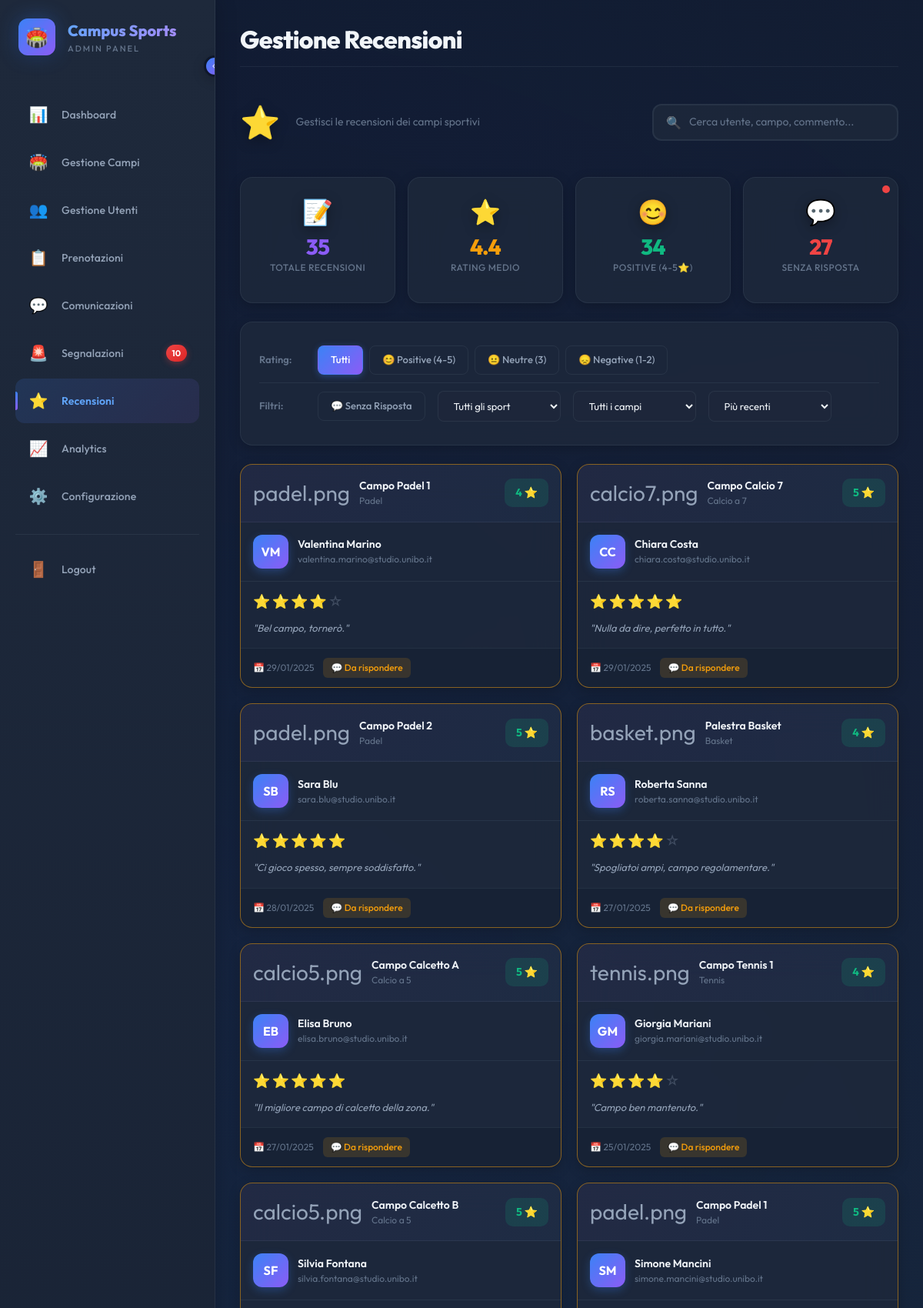
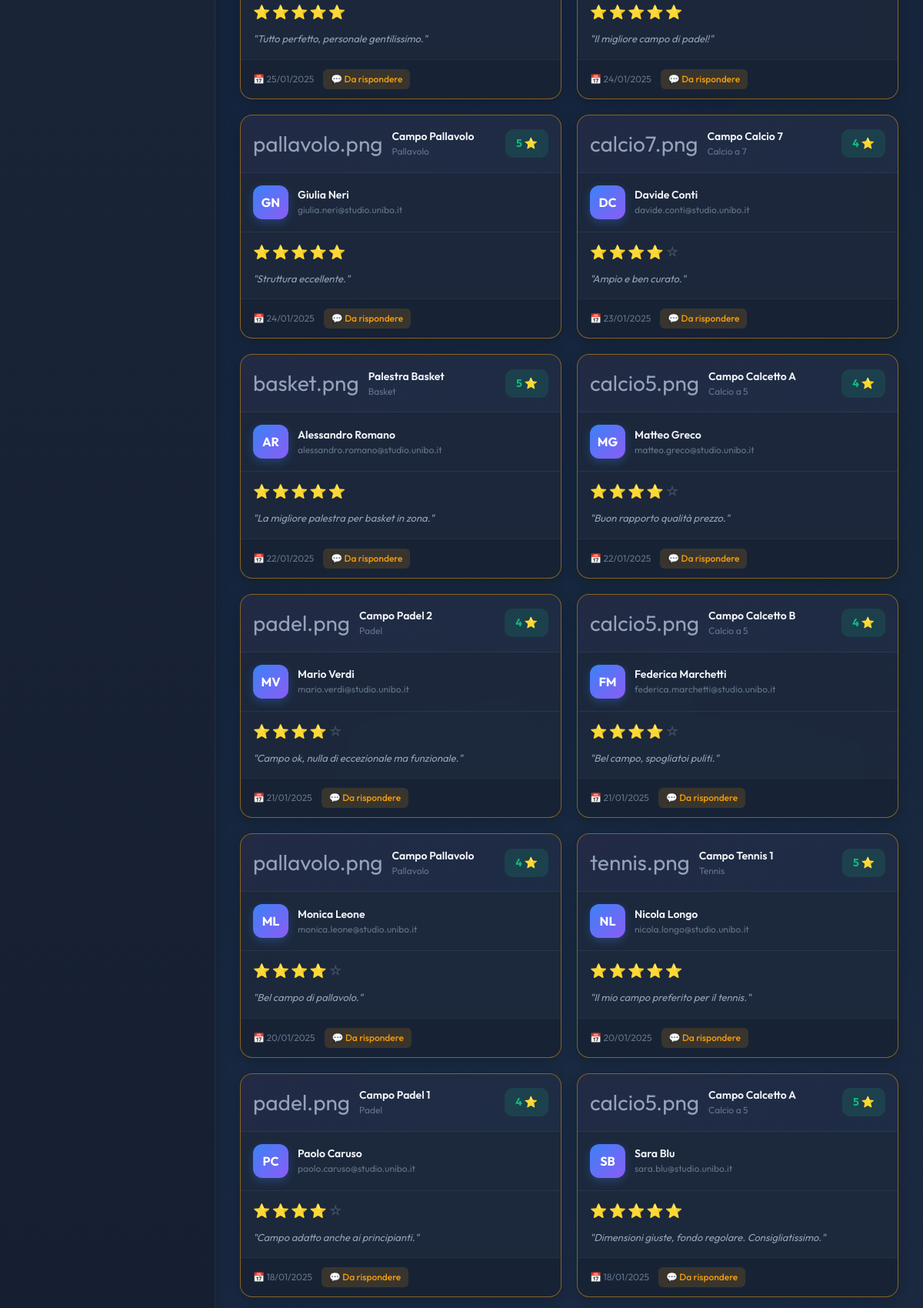
The app's page /admin/recensioni.php (signed in, upper part) with its own data (2 pictures, top to bottom).
### tables this page shows
CREATE TABLE IF NOT EXISTS `recensioni` (
  `recensione_id` INT NOT NULL AUTO_INCREMENT,
  `user_id` INT NOT NULL,
  `campo_id` INT NOT NULL,
  `prenotazione_id` INT NOT NULL,
  `rating_generale` INT NOT NULL,
  `rating_condizioni` INT NULL,
  `rating_pulizia` INT NULL,
  `rating_illuminazione` INT NULL,
  `commento` TEXT NULL,
  `voti_utili` INT NOT NULL DEFAULT 0,
  `created_at` DATETIME NOT NULL DEFAULT CURRENT_TIMESTAMP,
  PRIMARY KEY (`recensione_id`),
  UNIQUE INDEX `user_prenotazione_UNIQUE` (`user_id` ASC, `prenotazione_id` ASC),
  INDEX `fk_recensioni_utenti_standard_idx` (`user_id` ASC),
  INDEX `fk_recensioni_campi_sportivi_idx` (`campo_id` ASC),
  INDEX `fk_recensioni_prenotazioni_idx` (`prenotazione_id` ASC),
  CONSTRAINT `fk_recensioni_utenti_standard`
    FOREIGN KEY (`user_id`)
    REFERENCES `utenti_standard` (`user_id`)
    ON DELETE RESTRICT
    ON UPDATE CASCADE,
  CONSTRAINT `fk_recensioni_campi_sportivi`
    FOREIGN KEY (`campo_id`)
    REFERENCES `campi_sportivi` (`campo_id`)
    ON DELETE CASCADE
    ON UPDATE CASCADE,
  CONSTRAINT `fk_recensioni_prenotazioni`
    FOREIGN KEY (`prenotazione_id`)
    REFERENCES `prenotazioni` (`prenotazione_id`)
    ON DELETE CASCADE
    ON UPDATE CASCADE);

CREATE TABLE IF NOT EXISTS `sport` (
  `sport_id` INT NOT NULL AUTO_INCREMENT,
  `nome` VARCHAR(50) NOT NULL,
  `descrizione` TEXT NULL,
  `num_giocatori_standard` INT NULL,
  `icona` VARCHAR(255) NULL,
  `attivo` TINYINT NOT NULL DEFAULT 1,
  PRIMARY KEY (`sport_id`),
  UNIQUE INDEX `nome_UNIQUE` (`nome` ASC));

CREATE TABLE IF NOT EXISTS `campi_sportivi` (
  `campo_id` INT NOT NULL AUTO_INCREMENT,
  `nome` VARCHAR(100) NOT NULL,
  `sport_id` INT NOT NULL,
  `location` VARCHAR(255) NOT NULL,
  `descrizione` TEXT NULL,
  `capienza_max` INT NOT NULL,
  `tipo_superficie` ENUM('erba_naturale', 'erba_sintetica', 'parquet', 'cemento', 'terra_battuta', 'resina', 'tartan') NOT NULL,
  `tipo_campo` ENUM('indoor', 'outdoor') NOT NULL,
  `lunghezza_m` DECIMAL(5,2) NULL,
  `larghezza_m` DECIMAL(5,2) NULL,
  `orario_apertura` TIME NOT NULL,
  `orario_chiusura` TIME NOT NULL,
  `stato` ENUM('disponibile', 'manutenzione', 'chiuso') NOT NULL DEFAULT 'disponibile',
  `rating_medio` DECIMAL(2,1) NOT NULL DEFAULT 0,
  `num_recensioni` INT NOT NULL DEFAULT 0,
  `created_by` INT NOT NULL,
  `created_at` DATETIME NOT NULL DEFAULT CURRENT_TIMESTAMP,
  `updated_at` DATETIME NOT NULL DEFAULT CURRENT_TIMESTAMP ON UPDATE CURRENT_TIMESTAMP,
  PRIMARY KEY (`campo_id`),
  UNIQUE INDEX `nome_UNIQUE` (`nome` ASC),
  INDEX `fk_campi_sportivi_sport_idx` (`sport_id` ASC),
  INDEX `fk_campi_sportivi_admins_idx` (`created_by` ASC),
  CONSTRAINT `fk_campi_sportivi_sport`
    FOREIGN KEY (`sport_id`)
    REFERENCES `sport` (`sport_id`)
    ON DELETE RESTRICT
    ON UPDATE CASCADE,
  CONSTRAINT `fk_campi_sportivi_admins`
    FOREIGN KEY (`created_by`)
    REFERENCES `admins` (`user_id`)
    ON DELETE RESTRICT
    ON UPDATE CASCADE);

CREATE TABLE IF NOT EXISTS `users` (
  `user_id` INT NOT NULL AUTO_INCREMENT,
  `email` VARCHAR(255) NOT NULL,
  `password_hash` VARCHAR(255) NOT NULL,
  `nome` VARCHAR(100) NOT NULL,
  `cognome` VARCHAR(100) NOT NULL,
  `telefono` VARCHAR(20) NULL,
  `ruolo` ENUM('user', 'admin') NOT NULL,
  `stato` ENUM('attivo', 'sospeso', 'bannato') NOT NULL DEFAULT 'attivo',
  `ultimo_accesso` DATETIME NULL,
  `created_at` DATETIME NOT NULL DEFAULT CURRENT_TIMESTAMP,
  `updated_at` DATETIME NOT NULL DEFAULT CURRENT_TIMESTAMP ON UPDATE CURRENT_TIMESTAMP,
  PRIMARY KEY (`user_id`),
  UNIQUE INDEX `email_UNIQUE` (`email` ASC));

### admin/recensioni.php (called while the page is built, shortened)
<?php
require_once '../bootstrap.php';
$templateParams['stats'] = $dbh->getRecensioniStatsGenerali();
$templateParams['campi'] = $dbh->getAllCampi();
$templateParams['sport'] = $dbh->getAllSport();
$filtri = [
    'campo_id' => $_GET['campo_id'] ?? '',
    'sport_id' => $_GET['sport_id'] ?? '',
    'rating' => $_GET['rating'] ?? '',
    'risposta' => $_GET['risposta'] ?? '',
    'ordina' => $_GET['ordina'] ?? 'recenti',
    'search' => trim($_GET['search'] ?? '')
];
$templateParams['filtri'] = $filtri;
$templateParams['recensioni'] = $dbh->getAllRecensioniAdmin($filtri);
$templateParams['titolo'] = 'Campus Sports - Gestione Recensioni';
$templateParams['titolo_pagina'] = 'Gestione Recensioni';
$templateParams['nome'] = 'recensioni.php';
require 'template/base.php';
?>

### database/DatabaseHelper.php (called while the page is built, shortened)
<?php
class DatabaseHelper {
    private $db;
    public function __construct($servername, $username, $password, $dbname, $port) {
        $this->db = new mysqli($servername, $username, $password, $dbname, $port);
        $this->db->set_charset("utf8mb4");
    }
    public function getAllCampi($filtri = []) {
        $query = "SELECT
                    c.campo_id, c.nome, c.sport_id, s.nome as sport_nome, c.location, c.descrizione,
                    c.capienza_max, c.tipo_superficie, c.tipo_campo, c.lunghezza_m, c.larghezza_m,
                    c.orario_apertura, c.orario_chiusura, c.stato, c.rating_medio, c.num_recensioni, c.created_at,
                    (SELECT COUNT(*) FROM prenotazioni p WHERE p.campo_id = c.campo_id AND p.data_prenotazione = CURDATE() AND p.stato IN ('confermata', 'completata')) as prenotazioni_oggi,
                    (SELECT COUNT(*) FROM prenotazioni p WHERE p.campo_id = c.campo_id AND p.stato IN ('confermata', 'completata')) as prenotazioni_settimana,
                    (SELECT path_foto FROM campo_foto WHERE campo_id = c.campo_id AND is_principale = 1 LIMIT 1) as foto_principale,
                    (SELECT COUNT(*) FROM blocchi_manutenzione bm WHERE bm.campo_id = c.campo_id AND bm.data_inizio > CURDATE()) as manutenzioni_future
                  FROM campi_sportivi c
                  JOIN sport s ON c.sport_id = s.sport_id
                  WHERE 1=1";
        $params = [];
        $types = '';
        $orderBy = " ORDER BY ";
        switch ($filtri['ordina'] ?? 'nome') {
            default: $orderBy .= "c.nome ASC";
        }
        $query .= $orderBy;
        if (!empty($params)) {
            $stmt = $this->db->prepare($query);
            $stmt->bind_param($types, ...$params);
            $stmt->execute();
            $result = $stmt->get_result();
        } else {
            $result = $this->db->query($query);
        }
        return $result->fetch_all(MYSQLI_ASSOC);
    }
    public function getAllSport() {
        $query = "SELECT sport_id, nome, icona FROM sport WHERE attivo = 1 ORDER BY nome ASC";
        $result = $this->db->query($query);
        return $result->fetch_all(MYSQLI_ASSOC);
    }
    public function getRecensioniStatsGenerali() {
        $query = "SELECT
                    COUNT(*) as totale,
                    ROUND(AVG(rating_generale), 1) as media_generale,
                    SUM(CASE WHEN rating_generale >= 4 THEN 1 ELSE 0 END) as positive,
                    SUM(CASE WHEN rating_generale <= 2 THEN 1 ELSE 0 END) as negative,
                    SUM(CASE WHEN rating_generale = 3 THEN 1 ELSE 0 END) as neutre,
                    (SELECT COUNT(*) FROM recensione_risposte) as totale_risposte,
                    (SELECT COUNT(DISTINCT recensione_id) FROM recensione_risposte) as recensioni_con_risposta
                  FROM recensioni";
        $result = $this->db->query($query);
        $stats = $result->fetch_assoc();
        $stats['senza_risposta'] = ($stats['totale'] ?? 0) - ($stats['recensioni_con_risposta'] ?? 0);
        return $stats;
    }
    public function getAllRecensioniAdmin($filtri = []) {
        $query = "SELECT r.*,
                    CONCAT(u.nome, ' ', u.cognome) as utente_nome,
                    u.email as utente_email,
                    c.nome as campo_nome,
                    s.nome as sport_nome,
                    s.icona as sport_icona,
                    (SELECT COUNT(*) FROM recensione_risposte WHERE recensione_id = r.recensione_id) as num_risposte,
                    (SELECT MAX(created_at) FROM recensione_risposte WHERE recensione_id = r.recensione_id) as ultima_risposta
                  FROM recensioni r
                  JOIN users u ON r.user_id = u.user_id
                  JOIN campi_sportivi c ON r.campo_id = c.campo_id
                  JOIN sport s ON c.sport_id = s.sport_id
                  WHERE 1=1";
        $params = [];
        $types = '';
        $orderBy = " ORDER BY ";
        switch ($filtri['ordina'] ?? 'recenti') {
            default:
                $orderBy .= "r.created_at DESC";
        }
        $query .= $orderBy;
        if (!empty($params)) {
            $stmt = $this->db->prepare($query);
            $stmt->bind_param($types, ...$params);
            $stmt->execute();
            $result = $stmt->get_result();
        } else {
            $result = $this->db->query($query);
        }
        return $result->fetch_all(MYSQLI_ASSOC);
    }
}
?>

### bootstrap.php (called while the page is built, shortened)
<?php
require_once(__DIR__ . "/database/DatabaseHelper.php");
$dbh = new DatabaseHelper("localhost", "root", "", "campus_sports_arena", 3306);
?>

### admin/template/recensioni.php (the view, shortened to what this page needs)
<link rel="stylesheet" href="css/recensioni.css">
<link rel="stylesheet" href="css/modal-recensione.css">
<?php
function getInitials($nome) {
    $parts = explode(' ', $nome);
    $initials = '';
    foreach ($parts as $part) {
        $initials .= strtoupper(substr($part, 0, 1));
    }
    return substr($initials, 0, 2);
}
function renderStars($rating) {
    $html = '';
    for ($i = 1; $i <= 5; $i++) {
        if ($i <= $rating) {
            $html .= '⭐';
        } else {
            $html .= '<span class="star-empty">☆</span>';
        }
    }
    return $html;
}
?>
<div class="gestione-header">
    <span class="header-icon">⭐</span>
    <p class="page-subtitle">Gestisci le recensioni dei campi sportivi</p>
    <div class="search-box">
        <span class="search-icon">🔍</span>
        <input type="text" class="search-input" id="searchInput" placeholder="Cerca utente, campo, commento..."
               value="<?= htmlspecialchars($templateParams['filtri']['search'] ?? '') ?>">
    </div>
</div>
<div class="row g-3 mb-4">
    <div class="col-xl-3 col-md-6 col-6">
        <div class="kpi-card" data-color="purple">
            <span class="kpi-icon">📝</span>
            <div class="kpi-value"><?= $templateParams['stats']['totale'] ?? 0 ?></div>
            <div class="kpi-label">Totale Recensioni</div>
        </div>
    </div>
    <div class="col-xl-3 col-md-6 col-6">
        <div class="kpi-card" data-color="orange">
            <span class="kpi-icon">⭐</span>
            <div class="kpi-value"><?= $templateParams['stats']['media_generale'] ?? '0.0' ?></div>
            <div class="kpi-label">Rating Medio</div>
        </div>
    </div>
    <div class="col-xl-3 col-md-6 col-6">
        <div class="kpi-card" data-color="green" data-rating="positive">
            <span class="kpi-icon">😊</span>
            <div class="kpi-value"><?= $templateParams['stats']['positive'] ?? 0 ?></div>
            <div class="kpi-label">Positive (4-5⭐)</div>
        </div>
    </div>
    <div class="col-xl-3 col-md-6 col-6">
        <div class="kpi-card" data-color="red" data-risposta="senza">
            <span class="kpi-icon">💬</span>
            <div class="kpi-value"><?= $templateParams['stats']['senza_risposta'] ?? 0 ?></div>
            <div class="kpi-label">Senza Risposta</div>
            <?php if (($templateParams['stats']['senza_risposta'] ?? 0) > 0): ?>
                <span class="notification-dot"></span>
            <?php endif; ?>
        </div>
    </div>
</div>
<div class="filters-card mb-4">
    <div class="filter-row">
        <span class="filter-label">Rating:</span>
        <div class="filter-chips">
            <button type="button" class="filter-chip <?= empty($templateParams['filtri']['rating']) ? 'active' : '' ?>" data-rating="">
                Tutti
            </button>
            <button type="button" class="filter-chip <?= ($templateParams['filtri']['rating'] ?? '') === 'positive' ? 'active' : '' ?>" data-rating="positive">
                😊 Positive (4-5)
            </button>
            <button type="button" class="filter-chip <?= ($templateParams['filtri']['rating'] ?? '') === 'neutre' ? 'active' : '' ?>" data-rating="neutre">
                😐 Neutre (3)
            </button>
            <button type="button" class="filter-chip <?= ($templateParams['filtri']['rating'] ?? '') === 'negative' ? 'active' : '' ?>" data-rating="negative">
                😞 Negative (1-2)
            </button>
        </div>
    </div>
    <div class="filter-row">
        <span class="filter-label">Filtri:</span>
        <button type="button" class="filter-chip risposta-chip <?= ($templateParams['filtri']['risposta'] ?? '') === 'senza' ? 'active' : '' ?>"
                data-risposta-filter="senza">
            💬 Senza Risposta
        </button>
        <select id="filtroSport" class="sort-select">
            <option value="" <?= empty($templateParams['filtri']['sport_id']) ? 'selected' : '' ?>>Tutti gli sport</option>
        </select>
        <select id="filtroCampo" class="sort-select">
            <option value="" <?= empty($templateParams['filtri']['campo_id']) ? 'selected' : '' ?>>Tutti i campi</option>
        </select>
        <select id="filtroOrdina" class="sort-select">
            <option value="recenti" <?= ($templateParams['filtri']['ordina'] ?? '') === 'recenti' ? 'selected' : '' ?>>Più recenti</option>
        </select>
    </div>
</div>
<div class="recensioni-grid">
    <?php if (empty($templateParams['recensioni'])): ?>
    <div class="no-results">
        <div class="no-results-icon">📭</div>
        <h3>Nessuna recensione trovata</h3>
        <p>Non ci sono recensioni che corrispondono ai filtri selezionati.</p>
    </div>
    <?php else: ?>
    <?php foreach ($templateParams['recensioni'] as $recensione):
        $hasRisposta = ($recensione['num_risposte'] ?? 0) > 0;
        $ratingClass = $recensione['rating_generale'] >= 4 ? 'positive' : ($recensione['rating_generale'] <= 2 ? 'negative' : 'neutral');
    ?>
    <div class="recensione-card <?= !$hasRisposta ? 'no-risposta' : '' ?>"
         data-id="<?= $recensione['recensione_id'] ?>"
         onclick="apriDettaglio(<?= $recensione['recensione_id'] ?>)">
        <div class="recensione-card-header">
            <div class="campo-info">
                <span class="sport-icon"><?= $recensione['sport_icona'] ?? '🏟️' ?></span>
                <div class="campo-details">
                    <div class="campo-nome"><?= htmlspecialchars($recensione['campo_nome']) ?></div>
                    <div class="sport-nome"><?= htmlspecialchars($recensione['sport_nome']) ?></div>
                </div>
            </div>
            <div class="rating-badge rating-<?= $ratingClass ?>">
                <?= $recensione['rating_generale'] ?> ⭐
            </div>
        </div>
        <div class="recensione-user">
            <div class="user-avatar"><?= getInitials($recensione['utente_nome']) ?></div>
            <div class="user-info">
                <div class="user-name"><?= htmlspecialchars($recensione['utente_nome']) ?></div>
                <div class="user-email"><?= htmlspecialchars($recensione['utente_email']) ?></div>
            </div>
        </div>
        <div class="rating-stars">
            <?= renderStars($recensione['rating_generale']) ?>
        </div>
        <?php if (!empty($recensione['commento'])): ?>
        <div class="recensione-commento">
            "<?= htmlspecialchars(mb_substr($recensione['commento'], 0, 120)) ?><?= mb_strlen($recensione['commento']) > 120 ? '...' : '' ?>"
        </div>
        <?php else: ?>
        <div class="recensione-commento no-comment">
            <em>Nessun commento</em>
        </div>
        <?php endif; ?>
        <div class="recensione-footer">
            <div class="footer-meta">
                <span>📅 <?= date('d/m/Y', strtotime($recensione['created_at'])) ?></span>
                <?php if ($hasRisposta): ?>
                    <span class="risposta-badge">✅ Risposta</span>
                <?php else: ?>
                    <span class="no-risposta-badge">💬 Da rispondere</span>
                <?php endif; ?>
            </div>
        </div>
    </div>
    <?php endforeach; ?>
    <?php endif; ?>
</div>

### records on screen
recensioni: sport.icona "padel.png", campo.nome "Campo Padel 1", sport.nome "Padel", rating_generale "4", utente_nome "VM", utente_nome "Valentina Marino", users.email "valentina.marino@studio.unibo.it", rating_generale "⭐", commento "Bel campo, tornerò.", created_at "29/01/2025"
recensioni: sport.icona "calcio7.png", campo.nome "Campo Calcio 7", sport.nome "Calcio a 7", rating_generale "5", utente_nome "CC", utente_nome "Chiara Costa", users.email "chiara.costa@studio.unibo.it", rating_generale "⭐", commento "Nulla da dire, perfetto in tutto.", created_at "29/01/2025"
recensioni: sport.icona "padel.png", campo.nome "Campo Padel 2", sport.nome "Padel", rating_generale "5", utente_nome "SB", utente_nome "Sara Blu", users.email "sara.blu@studio.unibo.it", rating_generale "⭐", commento "Ci gioco spesso, sempre soddisfatto.", created_at "28/01/2025"
recensioni: sport.icona "basket.png", campo.nome "Palestra Basket", sport.nome "Basket", rating_generale "4", utente_nome "RS", utente_nome "Roberta Sanna", users.email "roberta.sanna@studio.unibo.it", rating_generale "⭐", commento "Spogliatoi ampi, campo regolamentare.", created_at "27/01/2025"
recensioni: sport.icona "calcio5.png", campo.nome "Campo Calcetto A", sport.nome "Calcio a 5", rating_generale "5", utente_nome "EB", utente_nome "Elisa Bruno", users.email "elisa.bruno@studio.unibo.it", rating_generale "⭐", commento "Il migliore campo di calcetto della zona.", created_at "27/01/2025"
recensioni: sport.icona "tennis.png", campo.nome "Campo Tennis 1", sport.nome "Tennis", rating_generale "4", utente_nome "GM", utente_nome "Giorgia Mariani", users.email "giorgia.mariani@studio.unibo.it", rating_generale "⭐", commento "Campo ben mantenuto.", created_at "25/01/2025"
recensioni: sport.icona "calcio5.png", campo.nome "Campo Calcetto B", sport.nome "Calcio a 5", rating_generale "5", utente_nome "SF", utente_nome "Silvia Fontana", users.email "silvia.fontana@studio.unibo.it", rating_generale "⭐", commento "Tutto perfetto, personale gentilissimo.", created_at "25/01/2025"
recensioni: sport.icona "padel.png", campo.nome "Campo Padel 1", sport.nome "Padel", rating_generale "5", utente_nome "SM", utente_nome "Simone Mancini", users.email "simone.mancini@studio.unibo.it", rating_generale "⭐", commento "Il migliore campo di padel!", created_at "24/01/2025"
recensioni: sport.icona "pallavolo.png", campo.nome "Campo Pallavolo", sport.nome "Pallavolo", rating_generale "5", utente_nome "GN", utente_nome "Giulia Neri", users.email "giulia.neri@studio.unibo.it", rating_generale "⭐", commento "Struttura eccellente.", created_at "24/01/2025"
recensioni: sport.icona "calcio7.png", campo.nome "Campo Calcio 7", sport.nome "Calcio a 7", rating_generale "4", utente_nome "DC", utente_nome "Davide Conti", users.email "davide.conti@studio.unibo.it", rating_generale "⭐", commento "Ampio e ben curato.", created_at "23/01/2025"
recensioni: sport.icona "basket.png", campo.nome "Palestra Basket", sport.nome "Basket", rating_generale "5", utente_nome "AR", utente_nome "Alessandro Romano", users.email "alessandro.romano@studio.unibo.it", rating_generale "⭐", commento "La migliore palestra per basket in zona.", created_at "22/01/2025"
recensioni: sport.icona "calcio5.png", campo.nome "Campo Calcetto A", sport.nome "Calcio a 5", rating_generale "4", utente_nome "MG", utente_nome "Matteo Greco", users.email "matteo.greco@studio.unibo.it", rating_generale "⭐", commento "Buon rapporto qualità prezzo.", created_at "22/01/2025"
recensioni: sport.icona "padel.png", campo.nome "Campo Padel 2", sport.nome "Padel", rating_generale "4", utente_nome "MV", utente_nome "Mario Verdi", users.email "mario.verdi@studio.unibo.it", rating_generale "⭐", commento "Campo ok, nulla di eccezionale ma funzionale.", created_at "21/01/2025"
recensioni: sport.icona "calcio5.png", campo.nome "Campo Calcetto B", sport.nome "Calcio a 5", rating_generale "4", utente_nome "FM", utente_nome "Federica Marchetti", users.email "federica.marchetti@studio.unibo.it", rating_generale "⭐", commento "Bel campo, spogliatoi puliti.", created_at "21/01/2025"
recensioni: sport.icona "pallavolo.png", campo.nome "Campo Pallavolo", sport.nome "Pallavolo", rating_generale "4", utente_nome "ML", utente_nome "Monica Leone", users.email "monica.leone@studio.unibo.it", rating_generale "⭐", commento "Bel campo di pallavolo.", created_at "20/01/2025"
recensioni: sport.icona "tennis.png", campo.nome "Campo Tennis 1", sport.nome "Tennis", rating_generale "5", utente_nome "NL", utente_nome "Nicola Longo", users.email "nicola.longo@studio.unibo.it", rating_generale "⭐", commento "Il mio campo preferito per il tennis.", created_at "20/01/2025"
recensioni: sport.icona "padel.png", campo.nome "Campo Padel 1", sport.nome "Padel", rating_generale "4", utente_nome "PC", utente_nome "Paolo Caruso", users.email "paolo.caruso@studio.unibo.it", rating_generale "⭐", commento "Campo adatto anche ai principianti.", created_at "18/01/2025"
recensioni: sport.icona "calcio5.png", campo.nome "Campo Calcetto A", sport.nome "Calcio a 5", rating_generale "5", utente_nome "SB", utente_nome "Sara Blu", users.email "sara.blu@studio.unibo.it", rating_generale "⭐", commento "Dimensioni giuste, fondo regolare. Consigliatissimo.", created_at "18/01/2025"

### other values on screen
$segnalazioniPendingCount "10"
$templateParams["titolo_pagina"] "Gestione Recensioni"
$templateParams['stats']['totale'] "35"
$templateParams['stats']['media_generale'] "4.4"
$templateParams['stats']['positive'] "34"
$templateParams['stats']['senza_risposta'] "27"
